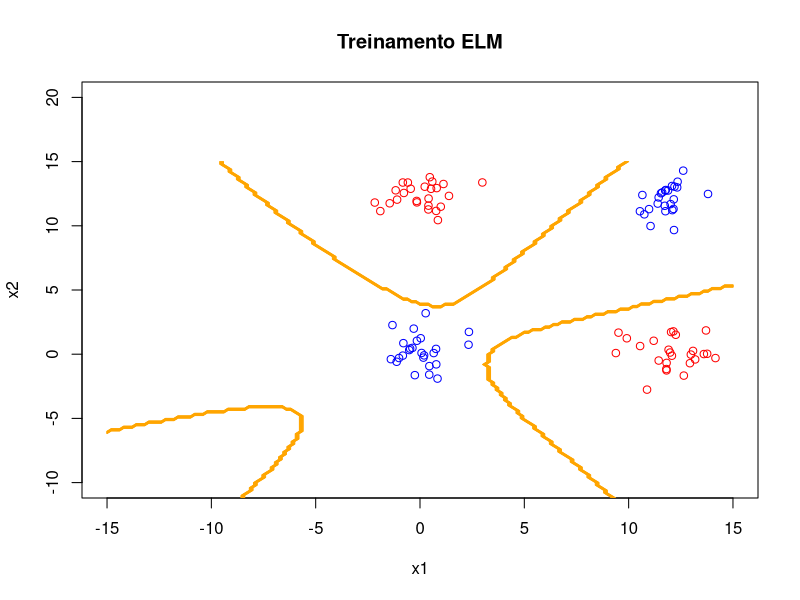

This chart was generated by the following R code:
# Y = HW (pagina 76 notas de aula)
# onde H = tanh(x * Z)

# coloca p elevado OK
# mostra overfitting OK
# para um mesmo p, vai aumentando o lambda ate o contorno suavizar OK
# depois de aumentar o lambda na mao, faz um for e faz ele aumentar

rm(list = ls())
dev.off()

library("corpcor")

N <- 50
p <- 40
lambda <- 10

xc1p1 <- cbind(rnorm(N / 2) + 12, rnorm(N / 2))
xc1p2 <- cbind(rnorm(N / 2), rnorm(N / 2) + 12)
xc1 <- rbind(xc1p1, xc1p2)

xc2p1 <- cbind(rnorm(N / 2), rnorm(N / 2))
xc2p2 <- cbind(rnorm(N / 2) + 12, rnorm(N / 2) + 12)
xc2 <- rbind(xc2p1, xc2p2)

plot(
  NULL,
  main = "Treinamento ELM",
  xlab = "x1",
  ylab = "x2",
  ylim = c(-10, 20),
  xlim = c(-15, 15)
)

points(xc1[, 1], xc1[, 2], col = "red")
points(xc2[, 1], xc2[, 2], col = "blue")

Y <- rbind(matrix(-1, nrow = N), matrix(1, nrow = N))

Z <- replicate(p, runif(3, -0.5, 0.5))

X <- as.matrix(rbind(xc1, xc2))

Xaug <- cbind(replicate(N, 1), X)

H <- tanh(Xaug %*% Z) # tanh é a função de ativação da camada intermediária

# W <- pseudoinverse(H) %*% Y
A <- (t(H) %*% H) + (lambda * diag(p))
A_inv <- solve(A)
W <- A_inv %*% t(H) %*% Y

Yhat_train <- sign(H %*% W)
e_train <- sum((Y - Yhat_train)^2) / 4
print(e_train)

## achei o W, agora vamos aplicar esse paramentro aprendido sobre o grid

seqx1x2 <- seq(-15, 15, 0.2)
npgrid <- length(seqx1x2)
M <- matrix(nrow = npgrid, ncol = npgrid)
ci <- 0

for (x1 in seqx1x2) {
  ci <- ci + 1
  cj <- 0
  for (x2 in seqx1x2) {
    cj <- cj + 1
    xin <- as.matrix(cbind(1, x1, x2))
    H_in <- tanh(xin %*% Z)
    M[ci, cj] <- 1.0 * (H_in %*% W >= 0)
    # a saida final da rede é Y(x) = H * W, onde H = tanh(x * Z)
    # a rede tem 3 entradas (recebe um vetor de 3 posições), e retorna
    # 1 ou -1 na saida, que plotamos com o contour no R
  }
}

contour(
  seqx1x2,
  seqx1x2,
  M,
  add = TRUE,
  lwd = 1,
  drawlabels = FALSE,
  col = "orange"
)

## testes

# xc1p1_t <- cbind(rnorm(N / 2), rnorm(N / 2))
# xc1p2_t <- cbind(rnorm(N / 2), rnorm(N / 2) + 6)
# xc1_t <- rbind(xc1p1_t, xc1p2_t)

# xc2p1_t <- cbind(rnorm(N / 2), rnorm(N / 2))
# xc2p2_t <- cbind(rnorm(N / 2), rnorm(N / 2) + 6)
# xc2_t <- rbind(xc2p1_t, xc2p2_t)

# X_t <- rbind(xc1_t, xc2_t)

# Xaug_t <- cbind(replicate(N, 1), X_t)

# H_t <- tanh(Xaug_t %*% Z)
# Yhat_t <- sign(H_t %*% W)
# e_t <- sum((Y - Yhat_t)^2) / 4

# print(e_t)

# o erro e_t está dando muito alto, deve ser a forma que estou gerando os dados de teste
# que está incorreta
